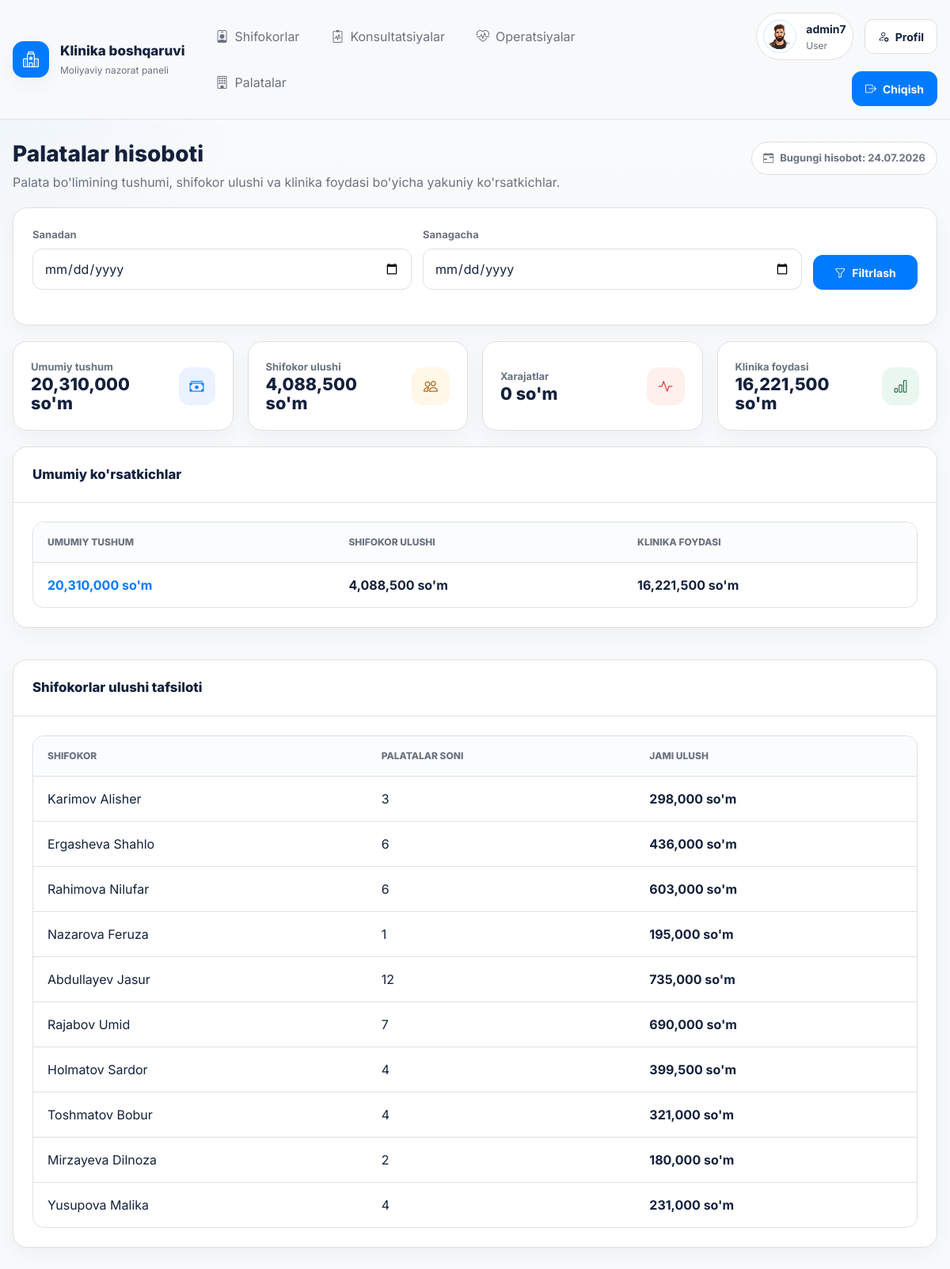
/finance/room-report/ (signed in), run on the app's committed database.
### accounts/models.py (models this page shows, shortened)
class CustomUser(AbstractUser):
    ROLE_CHOICES = {
        'admin': 'Admin',
        'user': 'User',
    }
    role = models.CharField(max_length=20, choices=ROLE_CHOICES, default='user')
    phone = models.CharField(max_length=15, blank=True, null=True)
    avatar = models.ImageField(upload_to='avatars/', default='avatars/default_avatar.png', blank=True)

### finance/views.py (the view)
# urls.py: path('room-report/', RoomReportView.as_view(), name='room-report'),
class RoomReportView(LoginRequiredMixin, TemplateView):
    template_name = 'rooms/room_report.html'
    def get_context_data(self, **kwargs):
        context = super().get_context_data(**kwargs)
        rooms = Room.objects.all()
        date_from = self.request.GET.get('date_from')
        date_to = self.request.GET.get('date_to')
        if date_from:
            rooms = rooms.filter(date__date__gte=parse_date(date_from))
        if date_to:
            rooms = rooms.filter(date__date__lte=parse_date(date_to))
        room_total_income = Decimal('0')
        room_total_doctor_share = Decimal('0')
        room_total_clinic_profit = Decimal('0')
        room_doctor_shares = defaultdict(lambda: {'name': '', 'total_share': Decimal('0'), 'count': 0})
        for r in rooms:
            doctor_share = r.amount * (r.doctor_percent / 100)
            clinic_profit = r.amount - doctor_share
            room_total_income += r.amount
            room_total_doctor_share += doctor_share
            room_total_clinic_profit += clinic_profit
            if r.doctor_id:
                room_doctor_shares[r.doctor_id]['name'] = str(r.doctor)
                room_doctor_shares[r.doctor_id]['total_share'] += doctor_share
                room_doctor_shares[r.doctor_id]['count'] += 1
        for d in room_doctor_shares.values():
            d['total_share'] = int(d['total_share'])
        context.update({
            'room_total_income': int(room_total_income),
            'room_total_doctor_share': int(room_total_doctor_share),
            'room_total_clinic_profit': int(room_total_clinic_profit),
            'room_doctor_shares': room_doctor_shares.values(),
        })
        return context

### finance/models.py (called while the page is built)
    def __str__(self):
        return f"{self.last_name} {self.first_name}"

### templates/rooms/room_report.html (shortened to what this page needs)
{% extends 'base.html' %}
{% load humanize %}
{% block content %}
<section class="report-shell">
    <div class="report-header">
        <div>
            <h1 class="page-title">Palatalar hisoboti</h1>
            <p class="page-description">Palata bo'limining tushumi, shifokor ulushi va klinika foydasi bo'yicha yakuniy ko'rsatkichlar.</p>
        </div>
        <div class="report-period">
            <i class="bi bi-calendar-range"></i>
            {% if request.GET.date_from or request.GET.date_to %}
                {{ request.GET.date_from|default:"Boshlanishi tanlanmagan" }} - {{ request.GET.date_to|default:"Bugungacha" }}
            {% else %}
                Bugungi hisobot: {% now "d.m.Y" %}
            {% endif %}
        </div>
    </div>
    <section class="surface-card">
        <div class="surface-body">
            <form method="get" class="toolbar">
                <div class="form-field toolbar-grow">
                    <label for="room_report_from">Sanadan</label>
                    <input id="room_report_from" type="date" name="date_from" value="{{ request.GET.date_from }}">
                </div>
                <div class="form-field toolbar-grow">
                    <label for="room_report_to">Sanagacha</label>
                    <input id="room_report_to" type="date" name="date_to" value="{{ request.GET.date_to }}">
                </div>
                <button type="submit" class="btn btn-primary"><i class="bi bi-funnel"></i>Filtrlash</button>
            </form>
        </div>
    </section>
    <section class="summary-grid">
        <article class="metric-card">
            <div class="metric-head">
                <div>
                    <div class="metric-label">Umumiy tushum</div>
                    <div class="metric-value">{{ room_total_income|intcomma }} so'm</div>
                </div>
                <div class="metric-icon blue"><i class="bi bi-cash-stack"></i></div>
            </div>
        </article>
        <article class="metric-card">
            <div class="metric-head">
                <div>
                    <div class="metric-label">Shifokor ulushi</div>
                    <div class="metric-value">{{ room_total_doctor_share|intcomma }} so'm</div>
                </div>
                <div class="metric-icon gold"><i class="bi bi-people"></i></div>
            </div>
        </article>
        <article class="metric-card">
            <div class="metric-head">
                <div>
                    <div class="metric-label">Xarajatlar</div>
                    <div class="metric-value">0 so'm</div>
                </div>
                <div class="metric-icon red"><i class="bi bi-activity"></i></div>
            </div>
        </article>
        <article class="metric-card">
            <div class="metric-head">
                <div>
                    <div class="metric-label">Klinika foydasi</div>
                    <div class="metric-value">{{ room_total_clinic_profit|intcomma }} so'm</div>
                </div>
                <div class="metric-icon green"><i class="bi bi-bar-chart"></i></div>
            </div>
        </article>
    </section>
    <section class="surface-card">
        <div class="surface-head">
            <h2>Umumiy ko'rsatkichlar</h2>
        </div>
        <div class="surface-body">
            <div class="table-wrap">
                <table class="data-table">
                    <thead>
                        <tr>
                            <th>Umumiy tushum</th>
                            <th>Shifokor ulushi</th>
                            <th>Klinika foydasi</th>
                        </tr>
                    </thead>
                    <tbody>
                        <tr>
                            <td class="data-value income">{{ room_total_income|intcomma }} so'm</td>
                            <td class="data-value">{{ room_total_doctor_share|intcomma }} so'm</td>
                            <td class="data-value">{{ room_total_clinic_profit|intcomma }} so'm</td>
                        </tr>
                    </tbody>
                </table>
            </div>
        </div>
    </section>
    <section class="surface-card">
        <div class="surface-head">
            <h2>Shifokorlar ulushi tafsiloti</h2>
        </div>
        <div class="surface-body">
            <div class="table-wrap">
                <table class="data-table">
                    <thead>
                        <tr>
                            <th>Shifokor</th>
                            <th>Palatalar soni</th>
                            <th>Jami ulush</th>
                        </tr>
                    </thead>
                    <tbody>
                        {% for doctor in room_doctor_shares %}
                            <tr>
                                <td>{{ doctor.name }}</td>
                                <td>{{ doctor.count|intcomma }}</td>
                                <td class="data-value">{{ doctor.total_share|intcomma }} so'm</td>
                            </tr>
                        {% empty %}
                            <tr>
                                <td colspan="3" class="empty-state">Ma'lumot topilmadi.</td>
                            </tr>
                        {% endfor %}
                    </tbody>
                </table>
            </div>
        </div>
    </section>
</section>
{% endblock %}

### templates/base.html (shortened to what this page needs)
<!DOCTYPE html>
<html lang="uz">
<head>
    <link rel="stylesheet" href="https://cdn.jsdelivr.net/npm/bootstrap-icons@1.11.3/font/bootstrap-icons.min.css">
</head>
<body>
    <div class="shell">
        <header class="topbar">
            <div class="topbar-inner">
                <a href="{% url 'home' %}" class="brand">
                    <span class="brand-mark"><i class="bi bi-hospital"></i></span>
                    <span class="brand-copy">
                        <span class="brand-title">Klinika boshqaruvi</span>
                        <span class="brand-subtitle">Moliyaviy nazorat paneli</span>
                    </span>
                </a>
                <div class="nav-area">
                    <ul class="nav-links">
                        <li><a href="{% url 'doctor-list' %}"><i class="bi bi-person-badge"></i>Shifokorlar</a></li>
                        <li><a href="{% url 'consultation-list' %}"><i class="bi bi-clipboard2-pulse"></i>Konsultatsiyalar</a></li>
                        <li><a href="{% url 'surgery-list' %}"><i class="bi bi-heart-pulse"></i>Operatsiyalar</a></li>
                        <li><a href="{% url 'room-list' %}"><i class="bi bi-building"></i>Palatalar</a></li>
                    </ul>
                    <div class="nav-actions">
                        {% if user.is_authenticated %}
                            <div class="user-panel">
                                {% if user.avatar %}
                                    <img src="{{ user.avatar.url }}" alt="{{ user.username }}" class="user-avatar">
                                {% else %}
                                    <div class="user-avatar-fallback">{{ user.username|first|upper }}</div>
                                {% endif %}
                                <div class="user-meta">
                                    <span class="user-name">{{ user.get_full_name|default:user.username }}</span>
                                    <span class="user-role">{{ user.get_role_display }}</span>
                                </div>
                            </div>
                            <a href="{% url 'profile-update' %}" class="btn btn-secondary"><i class="bi bi-person-gear"></i>Profil</a>
                            <a href="{% url 'logout' %}" class="btn btn-primary"><i class="bi bi-box-arrow-right"></i>Chiqish</a>
                        {% else %}
                            <a href="{% url 'login' %}" class="btn btn-secondary"><i class="bi bi-box-arrow-in-right"></i>Kirish</a>
                            <a href="{% url 'register' %}" class="btn btn-primary"><i class="bi bi-person-plus"></i>Ro'yxatdan o'tish</a>
                        {% endif %}
                    </div>
                </div>
            </div>
        </header>
        <main class="page-wrap">
            {% block content %}{% endblock %}
        </main>
    </div>
</body>
</html>

### data on the page
CustomUser: avatar (placeholder picture), get_full_name "admin7", role "User"

### other printed values
{{ room_total_income|intcomma }} "20,310,000"
{{ room_total_doctor_share|intcomma }} "4,088,500"
{{ room_total_clinic_profit|intcomma }} "16,221,500"
{{ doctor.name }} "Karimov Alisher" "Ergasheva Shahlo" "Rahimova Nilufar" "Nazarova Feruza" "Abdullayev Jasur" "Rajabov Umid" "Holmatov Sardor" "Toshmatov Bobur" "Mirzayeva Dilnoza" "Yusupova Malika"
{{ doctor.count|intcomma }} "3" "6" "6" "1" "12" "7" "4" "4" "2" "4"
{{ doctor.total_share|intcomma }} "298,000" "436,000" "603,000" "195,000" "735,000" "690,000" "399,500" "321,000" "180,000" "231,000"
